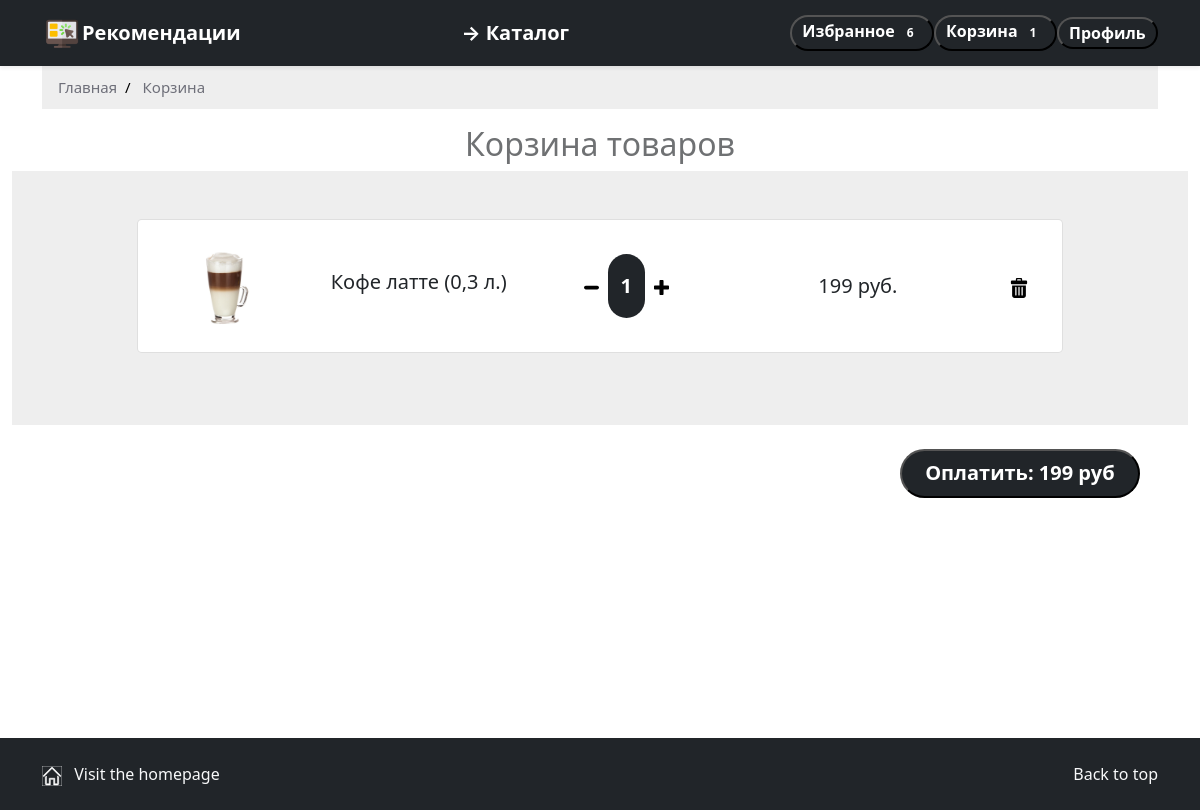
Page /cart (signed in) on the committed database.
### app.py (models this page shows, shortened)
class Product(db.Model):
    idItem = db.Column(db.Integer, primary_key=True)
    title = db.Column(db.String(50), nullable=False)
    desc = db.Column(db.String(200))
    price = db.Column(db.Integer, nullable=False)
    img = db.Column(db.String, nullable=False)
    idCategory = db.Column(db.Integer, nullable=False)
    @staticmethod
    def select_data_product_by_ids(prod_ids):
        sql = PRODUCTS_IN_PROD_IDS.format(prod_ids=prod_ids)
        cursor = db.session.execute(text(sql))
        return cursor.all()

### main.py (the view)
@app.route('/cart', methods=['POST', 'GET'])
def cart():
    if current_user.is_authenticated:
        if request.method == 'POST':
            itemsinbag = ItemsInBag.query.filter_by(idUser=current_user.id).all()
            if itemsinbag:
                orderId = insert_dataset_data(itemsinbag, current_user.id)
                orders_update(itemsinbag, orderId)
                recomendations_all()
        items_in_cart = ItemsInBag.query.filter_by(idUser=current_user.id).all()
        prod_ids = "(" + ", ".join([str(item.idItem) for item in items_in_cart]) + ")"
        items_in_bag = Product.select_data_product_by_ids(prod_ids)
        iib_with_num = product_with_numItems(items_in_bag, (item.numItems for item in items_in_cart))
        cart, like = cart_and_like()
        return render_template('cart.html', items_in_bag_with_num=iib_with_num, cart=len(cart), like=len(like))
    else:
        return render_template('cart.html')

### helpers.py (called while the page is built)
def product_with_numItems(products, numItems):
    return [(product, numItem) for product, numItem in zip(products, numItems)]

### main.py (called while the page is built)
def cart_and_like():
    cart = ItemsInBag.query.filter_by(idUser=current_user.id).all()
    like = ItemsInFavorite.query.filter_by(idUser=current_user.id).all()
    return cart, like

@login_manager.user_loader
def load_user(user):
    return User.query.get(int(user))

### templates/cart.html (shortened to what this page needs)
{% extends 'base.html' %}
{% block style %}
<link rel="stylesheet" href='/static/style/cart_style.css'/>{% endblock %}
{% block body %}
<main>
    <div class="container">
        <ul class="breadcrumb">
            <li><a href="/">Главная</a></li>
            <li><a href="#">Корзина</a></li>
        </ul>
    </div>
    <section class="">
        <div class="container-fluid">
            {% if items_in_bag_with_num %}
            <div class="row justify-content-center">
                <div class="col-sm-6 bg-white rounded-pill">
                    <div class="cart-wrap">
                        <h2>Корзина товаров</h2>
                    </div>
                </div>
            </div>
            <section class="h-100" style="background-color: #eee;" id="iibwn">
                <div class="container h-100 py-5">
                    <div class="row d-flex justify-content-center align-items-center h-100">
                        <div class="col-10" id="items">
                            {% for (item, num) in items_in_bag_with_num %}
                            <div class="card rounded-3 mb-4" , id="{{item[0]}}-item">
                                <div class="card-body p-4">
                                    <div class="row d-flex justify-content-between align-items-center">
                                        <div class="col-md-2 col-lg-2 col-xl-2">
                                            <img
                                                    src="{{item[4]}}"
                                                    class="img-fluid rounded-3">
                                        </div>
                                        <div class="col-md-3 col-lg-3 col-xl-3">
                                            <p class="lead fw-normal mb-2">{{item[1]}}</p>
                                        </div>
                                        <div class="col-md-3 col-lg-3 col-xl-2 d-flex">
                                            <button class="btn btn-link px-2"
                                                    onclick="actionItem('{{item[0]}}', -1, '{{item[3]}}')">
                                                <img src="/static/icons/minus.svg" width="15" height="15">
                                            </button>
                                            <span id='{{item[0]}}' class="badge bg-dark rounded-pill"
                                                  style="line-height: 50px; font-size: 20px">
                                        {{num}}
                                    </span>
                                            <button class="btn btn-link px-2"
                                                    onclick="actionItem('{{item[0]}}', 1, '{{item[3]}}')">
                                                <img src="/static/icons/plus.svg" width="15" height="15">
                                            </button>
                                        </div>
                                        <div class="col-md-3 col-lg-2 col-xl-2 offset-lg-1">
                                            <h5 id='{{item[0]}}-price' class="mb-0">{{item[3] * num}} руб.</h5>
                                        </div>
                                        <div class="col-md-1 col-lg-1 col-xl-1 text-end">
                                            <button class="btn btn-link px-2"
                                                    onclick="deleteItem('{{item[0]}}')">
                                                <img src="/static/icons/trash.svg" width="20" height="20">
                                            </button>
                                        </div>
                                    </div>
                                </div>
                            </div>
                            {% endfor %}
                        </div>
                    </div>
                </div>
            </section>
            {% endif %}
        </div>
    </section>
    <br>
    <form action="/cart" enctype="application/json" method="POST" style="margin: 0px 5% 50px 0">
        <button style="font-size : 100%;" class="badge bg-dark rounded-pill">
            <span id='amount' class="badge badge-primary" style="font-size: 20px">Оплатить</span>
        </button>
    </form>
</main>
{% endblock %}

### static/style/breadcrumbs.css (style rules this page uses)
ul.breadcrumb { padding: 10px 16px; list-style: none; background-color: #eee; }
ul.breadcrumb li { display: inline; font-size: 15px; }
ul.breadcrumb li+li:before { padding: 8px; color: black; content: "/\00a0"; }
ul.breadcrumb li a { color: #6e6f79; text-decoration: none; }

### static/style/cart_style.css (style rules this page uses)
.cart-wrap { text-align: center; color: #6f7173; }
form { display: flex; justify-content: end; margin-right: 125px }
main { min-height: calc(100% - 128px); }

### rows in the picture
Product: img (picture), title "Кофе латте (0,3 л.)", item[3]*num "199"

### other values in the picture
{{ like }} "6"
{{ cart }} "1"
{{ num }} "1"
